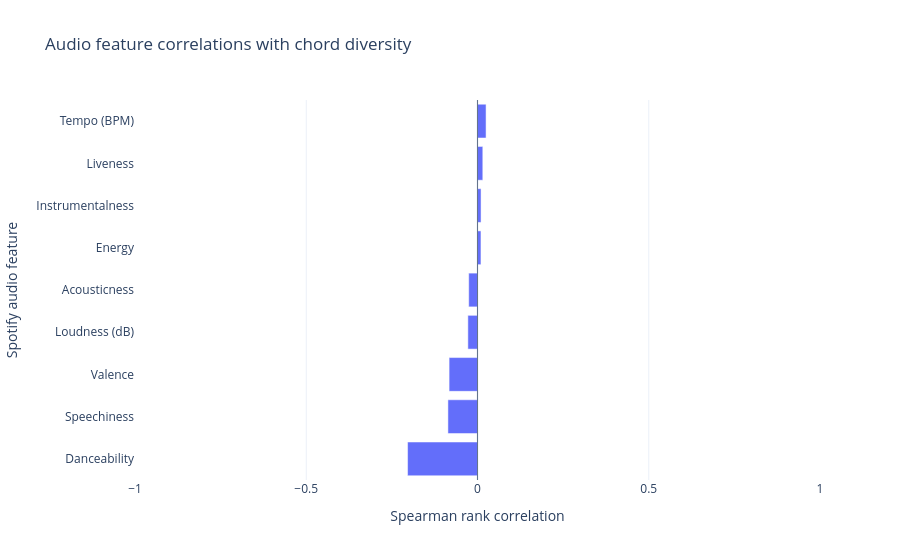

Source (notebook cell):
### Markdown cell above
## 5. Which audio features move with chord diversity?

Spearman correlation measures how consistently two variables rise or fall together in rank.
Estimates pool the matched tracks across genres and release decades.

### Code cell
correlations = (
    tracks[["chord_count", *feature_labels]].corr(method="spearman")
    ["chord_count"].drop("chord_count").rename(index=feature_labels).sort_values()
)
fig = px.bar(
    x=correlations.values, y=correlations.index, orientation="h",
    labels={"x": "Spearman rank correlation", "y": "Spotify audio feature"},
    title="Audio feature correlations with chord diversity",
)
fig.update_traces(hovertemplate="%{y}<br>Spearman correlation: %{x:.3f}<extra></extra>")
fig.add_vline(x=0, line_color="#64748B", line_width=1)
fig.update_xaxes(range=[-1, 1])
fig.show()

### Figure 1 — Plotly figure (JSON) as saved in the notebook; plotly's stock layout.template omitted (floating-point values rounded to 4 significant figures)
{"data": [{"hovertemplate": "%{y}<br>Spearman correlation: %{x:.3f}<extra></extra>", "legendgroup": "", "marker": {"color": "#636efa", "pattern": {"shape": ""}}, "name": "", "orientation": "h", "showlegend": false, "textposition": "auto", "type": "bar", "x": [-0.2042, -0.08636, -0.08292, -0.02814, -0.02565, 0.01009, 0.01036, 0.01546, 0.025], "xaxis": "x", "y": ["Danceability", "Speechiness", "Valence", "Loudness (dB)", "Acousticness", "Energy", "Instrumentalness", "Liveness", "Tempo (BPM)"], "yaxis": "y"}], "layout": {"barmode": "relative", "legend": {"tracegroupgap": 0}, "shapes": [{"line": {"color": "#64748B", "width": 1}, "type": "line", "x0": 0, "x1": 0, "xref": "x", "y0": 0, "y1": 1, "yref": "y domain"}], "title": {"text": "Audio feature correlations with chord diversity"}, "xaxis": {"anchor": "y", "domain": [0, 1], "range": [-1, 1], "title": {"text": "Spearman rank correlation"}}, "yaxis": {"anchor": "x", "domain": [0, 1], "title": {"text": "Spotify audio feature"}}}}
